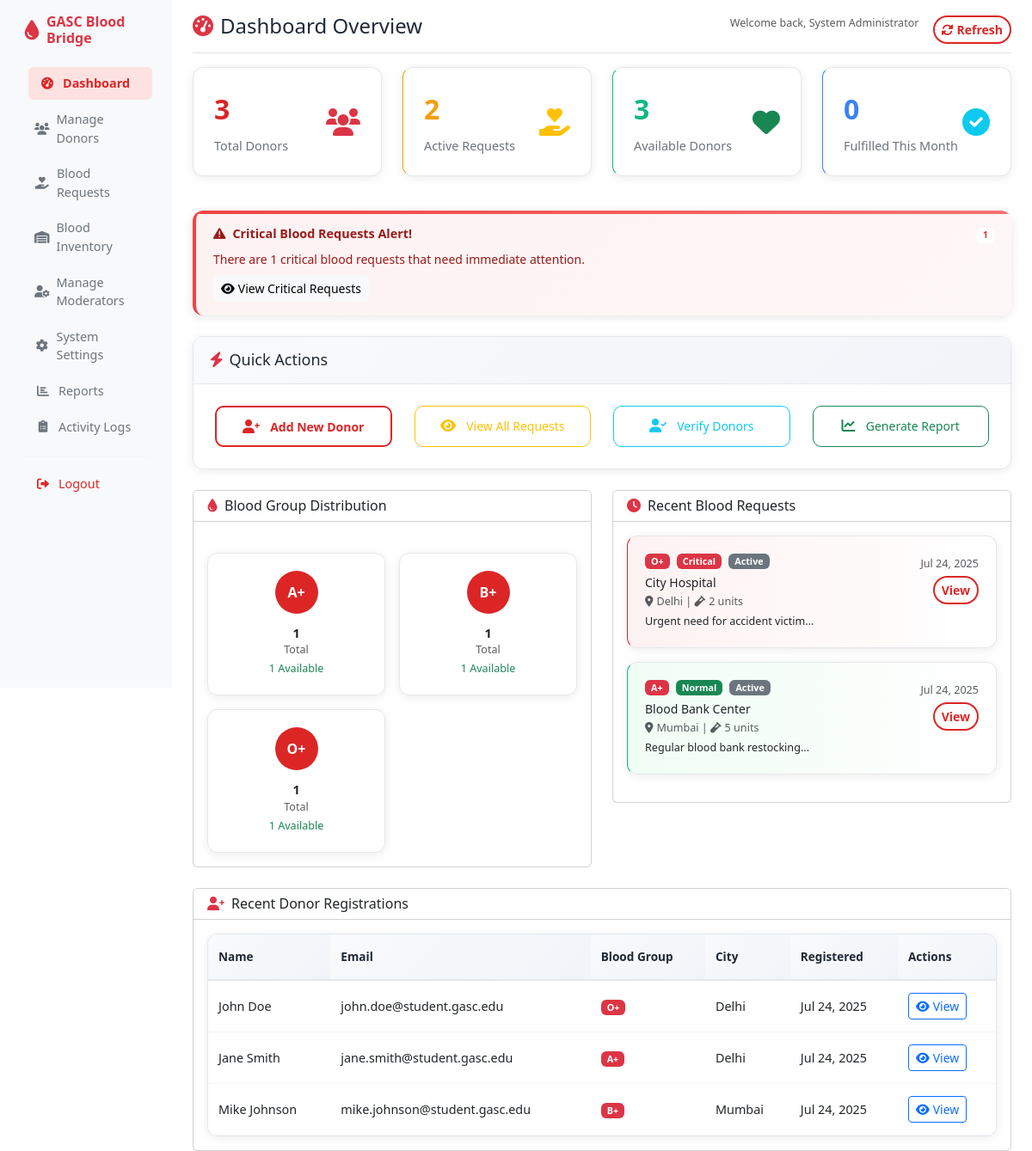
Page /admin/dashboard.php (signed in) on the committed database.
### tables this page shows
CREATE TABLE blood_requests (
    id INT PRIMARY KEY AUTO_INCREMENT,
    requester_email VARCHAR(100) NOT NULL,
    requester_name VARCHAR(100) NOT NULL,
    requester_phone VARCHAR(15) NOT NULL,
    blood_group VARCHAR(15) NOT NULL COMMENT 'Supports standard and extended blood group formats',
    urgency ENUM('Critical', 'Urgent', 'Normal') NOT NULL,
    details TEXT NOT NULL,
    city VARCHAR(100) NOT NULL,
    units_needed INT DEFAULT 1,
    status ENUM('Active', 'Fulfilled', 'Expired', 'Cancelled') DEFAULT 'Active',
    expires_at DATETIME NOT NULL,
    created_at TIMESTAMP DEFAULT CURRENT_TIMESTAMP,
    updated_at TIMESTAMP DEFAULT CURRENT_TIMESTAMP ON UPDATE CURRENT_TIMESTAMP,
    
    INDEX idx_blood_group (blood_group),
    INDEX idx_city (city),
    INDEX idx_status (status),
    INDEX idx_urgency (urgency),
    INDEX idx_expires_at (expires_at)
);

CREATE TABLE users (
    id INT PRIMARY KEY AUTO_INCREMENT,
    roll_no VARCHAR(20) NULL,
    name VARCHAR(100) NOT NULL,
    email VARCHAR(100) UNIQUE NOT NULL,
    phone VARCHAR(15) NOT NULL,
    password_hash VARCHAR(255) NOT NULL,
    user_type ENUM('donor', 'moderator', 'admin') NOT NULL,
    gender ENUM('Male', 'Female', 'Other') NULL,
    date_of_birth DATE NULL,
    class VARCHAR(50) NULL,
    blood_group VARCHAR(15) NULL COMMENT 'Supports standard (O+, A-, etc.) and extended (A1+, A2B-, etc.) blood groups',
    city VARCHAR(100) NULL,
    last_donation_date DATE NULL,
    is_available BOOLEAN DEFAULT TRUE,
    is_verified BOOLEAN DEFAULT FALSE,
    is_active BOOLEAN DEFAULT TRUE,
    email_verified BOOLEAN DEFAULT FALSE,
    email_verification_token VARCHAR(64) NULL,
    reset_token VARCHAR(64) NULL,
    reset_token_expires DATETIME NULL,
    created_at TIMESTAMP DEFAULT CURRENT_TIMESTAMP,
    updated_at TIMESTAMP DEFAULT CURRENT_TIMESTAMP ON UPDATE CURRENT_TIMESTAMP,
    created_by INT NULL,
    
    INDEX idx_email (email),
    INDEX idx_blood_group (blood_group),
    INDEX idx_city (city),
    INDEX idx_user_type (user_type),
    INDEX idx_is_available (is_available),
    FOREIGN KEY (created_by) REFERENCES users(id) ON DELETE SET NULL
);

### admin/dashboard.php (the view, shortened to what the rows shown need)
<?php
require_once '../config/database.php';
try {
    $db = new Database();
    $recentRequests = $db->query("SELECT * FROM blood_requests ORDER BY created_at DESC LIMIT 5")->fetch_all(MYSQLI_ASSOC);
    $recentDonors = $db->query("SELECT id, name, email, blood_group, city, created_at FROM users WHERE user_type = 'donor' ORDER BY created_at DESC LIMIT 5")->fetch_all(MYSQLI_ASSOC);
} catch (Exception $e) {
    $error = $e->getMessage();
    logActivity($_SESSION['user_id'], 'dashboard_error', $error);
}
?>
<!DOCTYPE html>
<html lang="en">
<head>
    <link href="https://cdn.jsdelivr.net/npm/bootstrap@5.3.0/dist/css/bootstrap.min.css" rel="stylesheet">
    <link href="https://cdnjs.cloudflare.com/ajax/libs/font-awesome/6.0.0/css/all.min.css" rel="stylesheet">
    <link href="../assets/css/style.css" rel="stylesheet">
</head>
<body>
    <div class="container-fluid">
        <div class="row">
            <div class="col-md-9 col-lg-10 ms-sm-auto px-md-4 admin-main-content">
                <div class="d-flex justify-content-between flex-wrap flex-md-nowrap align-items-center pt-3 pb-2 mb-3 border-bottom">
                    <h1 class="h2">
                        <i class="fas fa-tachometer-alt text-danger me-2"></i>Dashboard Overview
                    </h1>
                </div>
                    <div class="row">
                        <div class="col-lg-6 mb-4">
                            <div class="card">
                                <div class="card-body" style="max-height: 400px; overflow-y: auto;">
                                    <?php if (empty($recentRequests)): ?>
                                        <div class="text-center py-3">
                                            <i class="fas fa-inbox text-muted" style="font-size: 48px;"></i>
                                            <p class="text-muted mt-2">No recent requests</p>
                                        </div>
                                    <?php else: ?>
                                        <?php foreach ($recentRequests as $request): ?>
                                            <div class="request-card <?php echo strtolower($request['urgency']); ?>">
                                                <div class="d-flex justify-content-between align-items-start">
                                                    <div class="flex-grow-1">
                                                        <div class="d-flex align-items-center mb-2">
                                                            <span class="badge bg-danger me-2"><?php echo $request['blood_group']; ?></span>
                                                            <span class="badge bg-<?php echo strtolower($request['urgency']) === 'critical' ? 'danger' : (strtolower($request['urgency']) === 'urgent' ? 'warning' : 'success'); ?>">
                                                                <?php echo $request['urgency']; ?>
                                                            </span>
                                                            <span class="badge bg-secondary ms-2"><?php echo $request['status']; ?></span>
                                                        </div>
                                                        <h6 class="mb-1"><?php echo htmlspecialchars($request['requester_name']); ?></h6>
                                                        <p class="text-muted small mb-1">
                                                            <i class="fas fa-map-marker-alt me-1"></i><?php echo htmlspecialchars($request['city']); ?>
                                                            | <i class="fas fa-vial me-1"></i><?php echo $request['units_needed']; ?> unit<?php echo $request['units_needed'] > 1 ? 's' : ''; ?>
                                                        </p>
                                                        <p class="small mb-0"><?php echo htmlspecialchars(substr($request['details'], 0, 100)) . '...'; ?></p>
                                                    </div>
                                                    <div class="text-end">
                                                        <small class="text-muted"><?php echo date('M d, Y', strtotime($request['created_at'])); ?></small>
                                                        <br>
                                                        <a href="requests.php?id=<?php echo $request['id']; ?>" class="btn btn-sm btn-outline-danger mt-1">
                                                            View
                                                        </a>
                                                    </div>
                                                </div>
                                            </div>
                                        <?php endforeach; ?>
                                    <?php endif; ?>
                                </div>
                            </div>
                        </div>
                    </div>
                    <div class="row">
                        <div class="col-12">
                            <div class="card">
                                <div class="card-body">
                                    <?php if (empty($recentDonors)): ?>
                                        <div class="text-center py-3">
                                            <i class="fas fa-users text-muted" style="font-size: 48px;"></i>
                                            <p class="text-muted mt-2">No recent registrations</p>
                                        </div>
                                    <?php else: ?>
                                        <div class="table-responsive-custom table-mobile-cards">
                                            <table class="table table-hover">
                                                <thead>
                                                    <tr>
                                                        <th>Name</th>
                                                        <th>Email</th>
                                                        <th>Blood Group</th>
                                                        <th>City</th>
                                                        <th>Registered</th>
                                                        <th>Actions</th>
                                                    </tr>
                                                </thead>
                                                <tbody>
                                                    <?php foreach ($recentDonors as $donor): ?>
                                                        <tr>
                                                            <td data-label="Name"><?php echo htmlspecialchars($donor['name']); ?></td>
                                                            <td data-label="Email"><?php echo htmlspecialchars($donor['email']); ?></td>
                                                            <td data-label="Blood Group">
                                                                <span class="badge bg-danger"><?php echo $donor['blood_group']; ?></span>
                                                            </td>
                                                            <td data-label="City"><?php echo htmlspecialchars($donor['city']); ?></td>
                                                            <td data-label="Registered"><?php echo date('M d, Y', strtotime($donor['created_at'])); ?></td>
                                                            <td data-label="Actions">
                                                                <a href="donors.php?id=<?php echo $donor['id']; ?>" class="btn btn-sm btn-outline-primary">
                                                                    <i class="fas fa-eye me-1 d-none d-sm-inline"></i>View
                                                                </a>
                                                            </td>
                                                        </tr>
                                                    <?php endforeach; ?>
                                                </tbody>
                                            </table>
                                        </div>
                                    <?php endif; ?>
                                </div>
                            </div>
                        </div>
                    </div>
                </div>
            </div>
        </div>
</body>
</html>

### rows in the picture
blood_requests: blood_group "O+", urgency "Critical", status "Active", requester_name "City Hospital", city "Delhi", units_needed "2", details "Urgent need for accident victim", created_at "Jul 24, 2025"
blood_requests: blood_group "A+", urgency "Normal", status "Active", requester_name "Blood Bank Center", city "Mumbai", units_needed "5", details "Regular blood bank restocking", created_at "Jul 24, 2025"
users: name "John Doe", email "john.doe@student.gasc.edu", blood_group "O+", city "Delhi", created_at "Jul 24, 2025"
users: name "Jane Smith", email "jane.smith@student.gasc.edu", blood_group "A+", city "Delhi", created_at "Jul 24, 2025"
users: name "Mike Johnson", email "mike.johnson@student.gasc.edu", blood_group "B+", city "Mumbai", created_at "Jul 24, 2025"

### other values in the picture
$_SESSION['user_name'] "System Administrator"
$stats['total_donors'] "3"
$stats['active_requests'] "2"
$stats['available_donors'] "3"
$stats['fulfilled_this_month'] "0"
count($criticalRequests) "1"
$bg['blood_group'] "A+"
$bg['total_donors'] "1"
$bg['available_donors'] "1"
$bg['blood_group'] "B+"
$bg['blood_group'] "O+"
